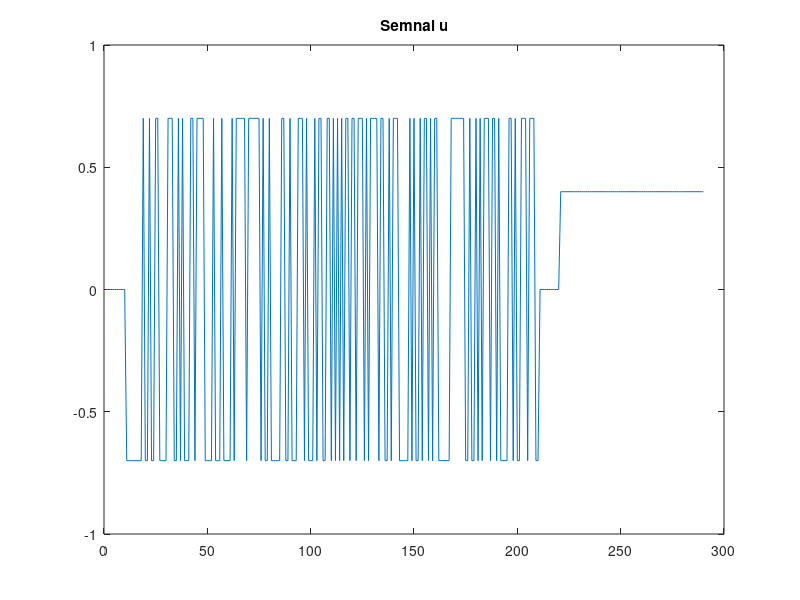
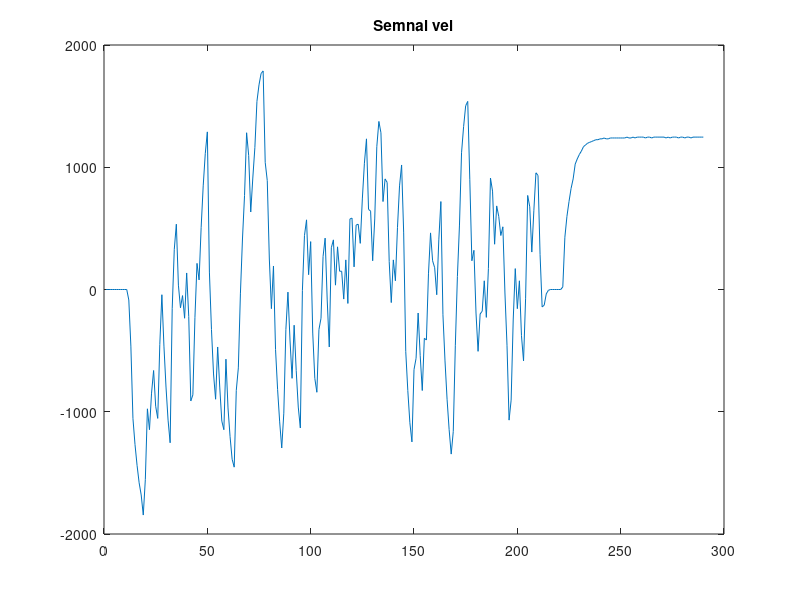

Write the MATLAB code that produced these figures, in order. (Note: this script raises an error after producing the figures.)
load('datemotor.mat')

figure; 
plot(u);
title('Semnal u')
figure;
plot(vel);
title('Semnal vel')
u1=u(1:212);
y1=vel(1:212);
u2=u(212:end);
y2=vel(212:end);


nk=2;
Ts=0.01;
alfa=0.2; 
delta=10e-5;
theta0=[1;1];
N=200;
id_model=iddata(y1',u1, Ts);
val_model=iddata(y2',u2, Ts);
uid=id_model.u;
yid=id_model.y;

l=0; %counterul de iteratii
%lmax=N

b=1;
f=1;
teta=[b;f];
e=zeros(1,N);
e(1)=0;

while l<N
for k=1:N
    e(k)= yid(k);
    deriv_f=zeros(1,N);
    deriv_b=zeros(1,N);
end

for k=nk+1:N
    e(k) = yid(k) + (yid(k-1)-e(k-1))*f- uid(k-nk)*b;
           deriv_f(k) = -deriv_f(k-1)*f + yid(k-1) - e(k-1);
            deriv_b(k) = -deriv_b(k-1)*f- uid(k-nk);

end

    H = zeros(2, 2); %hessian
    dV = zeros(2, 1); %gradient
    for k = 1:N
        dV = dV + (2/N) * (e(k)* [deriv_f(k); deriv_b(k)]);
         H = H + (2/N) * ([deriv_f(k); deriv_b(k)] * [deriv_f(k) deriv_b(k)]);
    end

teta1=teta;
teta=teta1-alfa*inv(H)*dV;
l=l+1;

end

A=1;
B = [0, b];
C=1;
D=1;
F=[1, f];


model=idpoly(A,B,C,D,F,0,Ts);
figure
compare(model,val_model)

